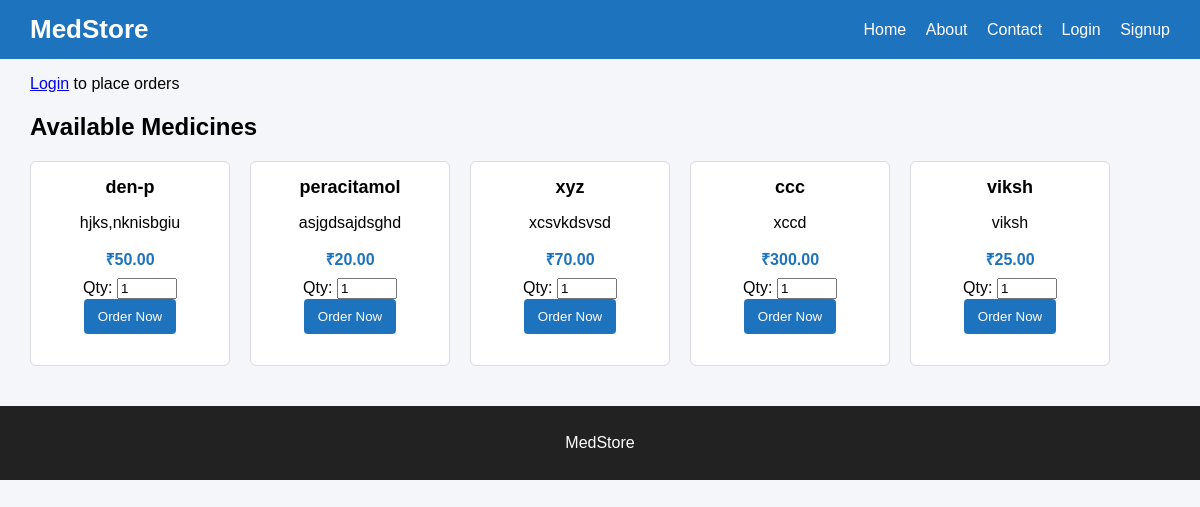
The app's page /, older data.
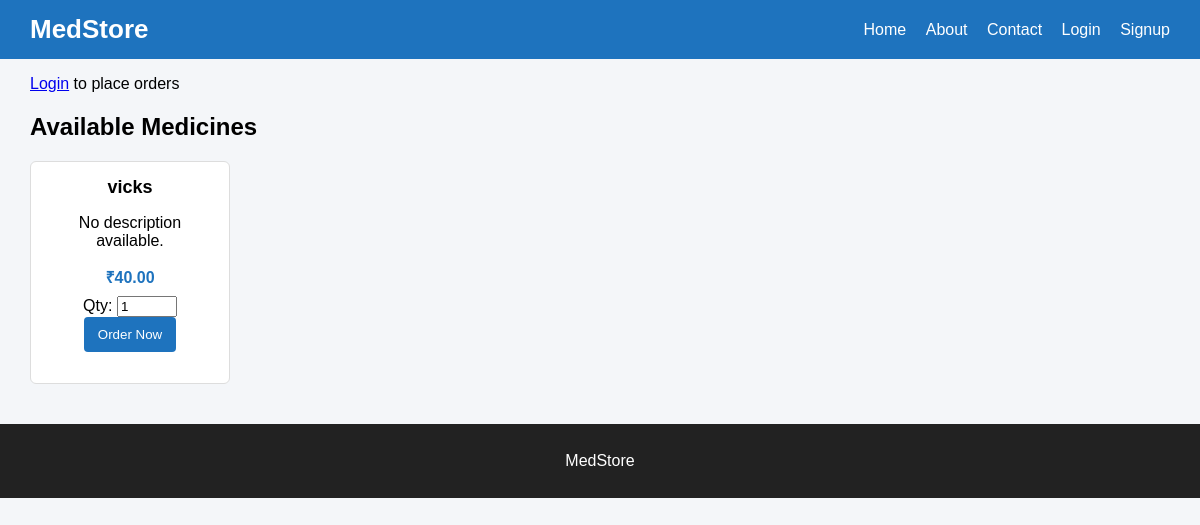
The same page, newer data.
### medstore_app/models.py (models this page shows, shortened)
class Medicine(models.Model):
    category = models.ForeignKey(Category, on_delete=models.SET_NULL, null=True, blank=True)
    name = models.CharField(max_length=255)
    price = models.DecimalField(max_digits=10, decimal_places=2, default=0.0)
    description = models.TextField(blank=True, null=True)
    stock = models.IntegerField(default=0)

### medstore_app/views.py (the view)
# urls.py: path('', views.show_home_page, name='home'),
def show_home_page(request):
    products = Medicine.objects.all()
    user_email = request.COOKIES.get('user_email')
    user = User.objects.filter(email=user_email).first()
    orders = []
    if user:
        orders = Order.objects.filter(user=user).order_by('-id')
    return render(request, 'medstore_app/home.html', {
        'products': products,
        'user': user,
        'orders': orders
    })

### medstore_app/templates/medstore_app/home.html (shortened to what this page needs)
{% include 'medstore_app/header.html' %}
<div class="container">
    {% if user %}
        <p>Welcome, <strong>{{ user.username }}</strong>!</p>
    {% else %}
        <p><a href="{% url 'medstore_app:login' %}">Login</a> to place orders</p>
    {% endif %}
    <h2>Available Medicines</h2>
    <div class="product-grid">
        {% for p in products %}
            <div class="product-card">
                <h3>{{ p.name }}</h3>
                <p>{{ p.description|default:"No description available." }}</p>
                <p class="price">₹{{ p.price }}</p>
                <form method="post" action="{% url 'medstore_app:create_order' p.id %}">
                    <label>Qty:</label>
                    <input type="number" name="quantity" min="1" value="1" style="width:60px;">
                    <button class="btn" type="submit">Order Now</button>
                </form>
            </div>
        {% empty %}
            <p>No medicines available. Please check again later.</p>
        {% endfor %}
    </div>
</div>
{% include 'medstore_app/footer.html' %}

### medstore_app/templates/medstore_app/header.html
{% load static %}
<link rel="stylesheet" href="{% static 'medstore_app/style.css' %}">
<header class="site-header">
  <div class="container">
    <h1 class="brand">MedStore</h1>
    {% if not request.COOKIES.admin_email %}
      <nav class="top-nav">
        <a href="{% url 'medstore_app:home' %}">Home</a>
        <a href="{% url 'medstore_app:about' %}">About</a>
        <a href="{% url 'medstore_app:contact' %}">Contact</a>
        {% if request.COOKIES.user_email %}
          <span class="nav-user">Hello, <strong>{{ request.COOKIES.user_email }}</strong></span>
          <a href="{% url 'medstore_app:logout' %}">Logout</a>
        {% else %}
          <a href="{% url 'medstore_app:login' %}">Login</a>
          <a href="{% url 'medstore_app:signup' %}">Signup</a>
        {% endif %}
      </nav>
    {% endif %}
  </div>
</header>

### medstore_app/templates/medstore_app/footer.html
<footer class="site-footer">
  <p>MedStore</p>
</footer>
</body>
</html>

### medstore_app/static/medstore_app/style.css (style rules this page uses)
* { box-sizing: border-box; }
.container { width: 95%; max-width: 1200px; margin: auto; }
.site-header { background: #1e73be; color: white; padding: 14px 0; }
.site-header .container { display: flex; justify-content: space-between; align-items: center; }
.brand { margin: 0; font-size: 26px; font-weight: bold; }
.site-header nav a { color: white; text-decoration: none; margin-left: 15px; font-weight: 500; }
.site-footer { background: #222; color: white; text-align: center; padding: 12px 0; margin-top: 40px; }
.btn { background: #1e73be; color: white; padding: 10px 14px; border: none; border-radius: 4px; cursor: pointer; }
.product-grid { display: flex; gap: 20px; flex-wrap: wrap; }
.product-card { width: 200px; background: white; padding: 15px; border-radius: 6px; border: 1px solid #ddd; text-align: center; }
.product-card h3 { margin: 0; font-size: 18px; }
.price { font-weight: bold; color: #1e73be; margin: 8px 0; }

Row changes from the older to the newer data that the page shows:
removed Medicine: name "peracitamol", description "asjgdsajdsghd", price "20.00"
removed Medicine: name "xyz", description "xcsvkdsvsd", price "70.00"
removed Medicine: name "ccc", description "xccd", price "300.00"
removed Medicine: name "viksh", description "viksh", price "25.00"
changed Medicine: name "den-p" → "vicks"; description "hjks,nknisbgiu" → "No description available."; price "50.00" → "40.00"
